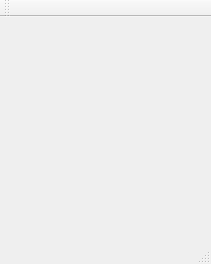
<?xml version="1.0" encoding="UTF-8"?>
<ui version="4.0">
 <class>MainWindow</class>
 <widget class="QMainWindow" name="MainWindow">
  <property name="geometry">
   <rect>
    <x>0</x>
    <y>0</y>
    <width>211</width>
    <height>264</height>
   </rect>
  </property>
  <property name="windowTitle">
   <string>MainWindow</string>
  </property>
  <widget class="QWidget" name="centralWidget">
   <layout class="QHBoxLayout" name="horizontalLayout">
    <item>
     <widget class="AnalogClock" name="widget"/>
    </item>
   </layout>
  </widget>
  <widget class="QMenuBar" name="menuBar">
   <property name="geometry">
    <rect>
     <x>0</x>
     <y>0</y>
     <width>211</width>
     <height>23</height>
    </rect>
   </property>
  </widget>
  <widget class="QToolBar" name="mainToolBar">
   <attribute name="toolBarArea">
    <enum>TopToolBarArea</enum>
   </attribute>
   <attribute name="toolBarBreak">
    <bool>false</bool>
   </attribute>
  </widget>
  <widget class="QStatusBar" name="statusBar"/>
 </widget>
 <layoutdefault spacing="6" margin="11"/>
 <customwidgets>
  <customwidget>
   <class>AnalogClock</class>
   <extends>QWidget</extends>
   <header>analogclock.h</header>
  </customwidget>
 </customwidgets>
 <resources/>
 <connections/>
</ui>
